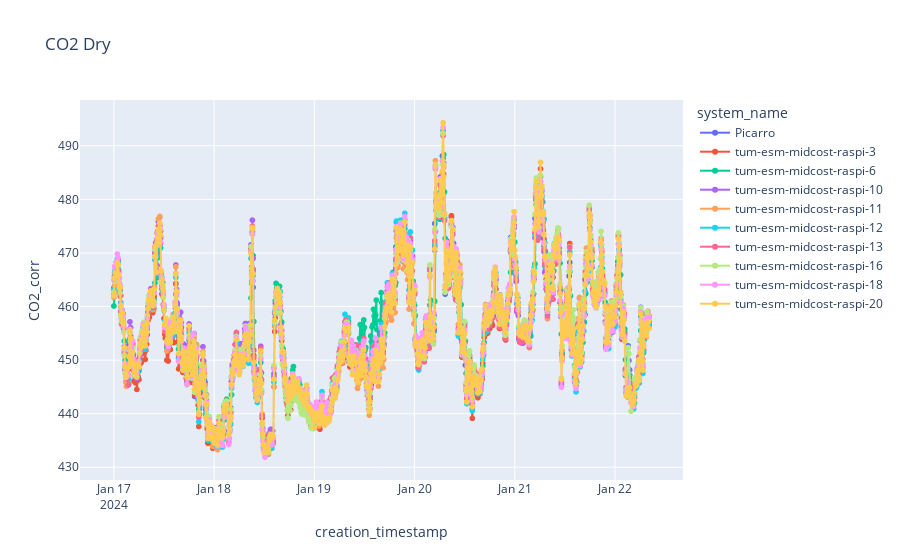
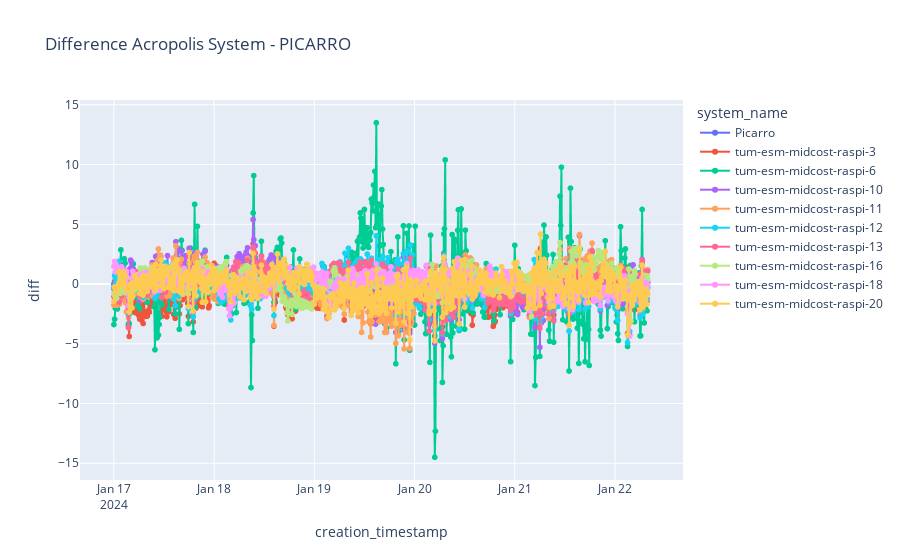
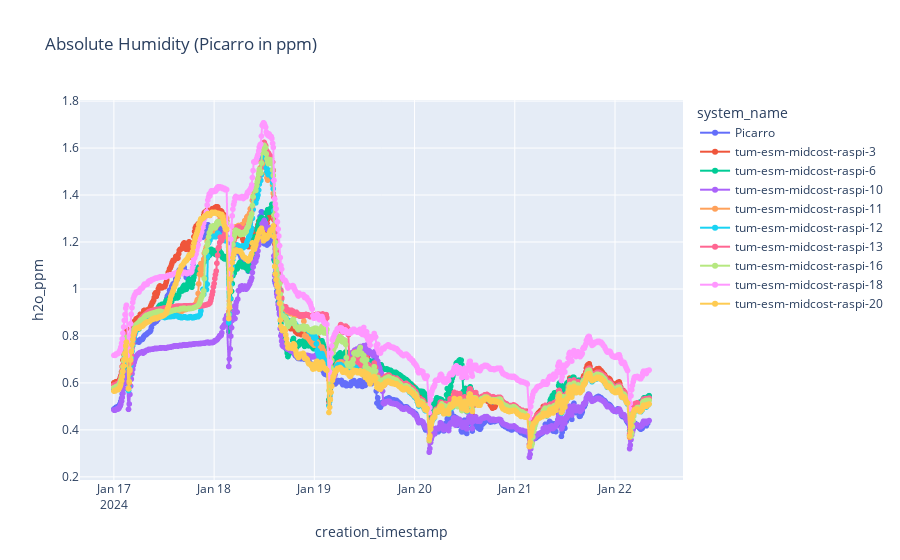

Notebook code for these charts, in order:
### Code cell
import plotly.express as px

#dataframe = df_cal_corr_agg_1h
dataframe = df_cal_corr_agg_10m

fig = px.line(dataframe, x="creation_timestamp", y=f"CO2_corr", markers=True, title = "CO2 Dry", color="system_name")
fig.show()

fig = px.line(dataframe, x="creation_timestamp", y=f"diff", markers=True, title = "Difference Acropolis System - PICARRO", color="system_name")
fig.show()

fig = px.line(dataframe, x="creation_timestamp", y=f"h2o_ppm", markers=True, title = "Absolute Humidity (Picarro in ppm)", color="system_name")
fig.show()

### Figure 1 — Plotly figure (JSON) as saved in the notebook; plotly's stock layout.template omitted (floating-point values rounded to 4 significant figures; data arrays with more than 128 entries replaced by an {"elided": "..."} marker saying what was removed)
{"data": [{"hovertemplate": "system_name=Picarro<br>creation_timestamp=%{x}<br>CO2_corr=%{y}<extra></extra>", "legendgroup": "Picarro", "line": {"color": "#636efa", "dash": "solid"}, "marker": {"symbol": "circle"}, "mode": "lines+markers", "name": "Picarro", "showlegend": true, "type": "scattergl", "x": {"elided": "768 str values"}, "xaxis": "x", "y": {"elided": "768 float values"}, "yaxis": "y"}, {"hovertemplate": "system_name=tum-esm-midcost-raspi-3<br>creation_timestamp=%{x}<br>CO2_corr=%{y}<extra></extra>", "legendgroup": "tum-esm-midcost-raspi-3", "line": {"color": "#EF553B", "dash": "solid"}, "marker": {"symbol": "circle"}, "mode": "lines+markers", "name": "tum-esm-midcost-raspi-3", "showlegend": true, "type": "scattergl", "x": {"elided": "757 str values"}, "xaxis": "x", "y": {"elided": "757 float values"}, "yaxis": "y"}, {"hovertemplate": "system_name=tum-esm-midcost-raspi-6<br>creation_timestamp=%{x}<br>CO2_corr=%{y}<extra></extra>", "legendgroup": "tum-esm-midcost-raspi-6", "line": {"color": "#00cc96", "dash": "solid"}, "marker": {"symbol": "circle"}, "mode": "lines+markers", "name": "tum-esm-midcost-raspi-6", "showlegend": true, "type": "scattergl", "x": {"elided": "757 str values"}, "xaxis": "x", "y": {"elided": "757 float values"}, "yaxis": "y"}, {"hovertemplate": "system_name=tum-esm-midcost-raspi-10<br>creation_timestamp=%{x}<br>CO2_corr=%{y}<extra></extra>", "legendgroup": "tum-esm-midcost-raspi-10", "line": {"color": "#ab63fa", "dash": "solid"}, "marker": {"symbol": "circle"}, "mode": "lines+markers", "name": "tum-esm-midcost-raspi-10", "showlegend": true, "type": "scattergl", "x": {"elided": "758 str values"}, "xaxis": "x", "y": {"elided": "758 float values"}, "yaxis": "y"}, {"hovertemplate": "system_name=tum-esm-midcost-raspi-11<br>creation_timestamp=%{x}<br>CO2_corr=%{y}<extra></extra>", "legendgroup": "tum-esm-midcost-raspi-11", "line": {"color": "#FFA15A", "dash": "solid"}, "marker": {"symbol": "circle"}, "mode": "lines+markers", "name": "tum-esm-midcost-raspi-11", "showlegend": true, "type": "scattergl", "x": {"elided": "758 str values"}, "xaxis": "x", "y": {"elided": "758 float values"}, "yaxis": "y"}, {"hovertemplate": "system_name=tum-esm-midcost-raspi-12<br>creation_timestamp=%{x}<br>CO2_corr=%{y}<extra></extra>", "legendgroup": "tum-esm-midcost-raspi-12", "line": {"color": "#19d3f3", "dash": "solid"}, "marker": {"symbol": "circle"}, "mode": "lines+markers", "name": "tum-esm-midcost-raspi-12", "showlegend": true, "type": "scattergl", "x": {"elided": "758 str values"}, "xaxis": "x", "y": {"elided": "758 float values"}, "yaxis": "y"}, {"hovertemplate": "system_name=tum-esm-midcost-raspi-13<br>creation_timestamp=%{x}<br>CO2_corr=%{y}<extra></extra>", "legendgroup": "tum-esm-midcost-raspi-13", "line": {"color": "#FF6692", "dash": "solid"}, "marker": {"symbol": "circle"}, "mode": "lines+markers", "name": "tum-esm-midcost-raspi-13", "showlegend": true, "type": "scattergl", "x": {"elided": "758 str values"}, "xaxis": "x", "y": {"elided": "758 float values"}, "yaxis": "y"}, {"hovertemplate": "system_name=tum-esm-midcost-raspi-16<br>creation_timestamp=%{x}<br>CO2_corr=%{y}<extra></extra>", "legendgroup": "tum-esm-midcost-raspi-16", "line": {"color": "#B6E880", "dash": "solid"}, "marker": {"symbol": "circle"}, "mode": "lines+markers", "name": "tum-esm-midcost-raspi-16", "showlegend": true, "type": "scattergl", "x": {"elided": "758 str values"}, "xaxis": "x", "y": {"elided": "758 float values"}, "yaxis": "y"}, {"hovertemplate": "system_name=tum-esm-midcost-raspi-18<br>creation_timestamp=%{x}<br>CO2_corr=%{y}<extra></extra>", "legendgroup": "tum-esm-midcost-raspi-18", "line": {"color": "#FF97FF", "dash": "solid"}, "marker": {"symbol": "circle"}, "mode": "lines+markers", "name": "tum-esm-midcost-raspi-18", "showlegend": true, "type": "scattergl", "x": {"elided": "758 str values"}, "xaxis": "x", "y": {"elided": "758 float values"}, "yaxis": "y"}, {"hovertemplate": "system_name=tum-esm-midcost-raspi-20<br>creation_timestamp=%{x}<br>CO2_corr=%{y}<extra></extra>", "legendgroup": "tum-esm-midcost-raspi-20", "line": {"color": "#FECB52", "dash": "solid"}, "marker": {"symbol": "circle"}, "mode": "lines+markers", "name": "tum-esm-midcost-raspi-20", "showlegend": true, "type": "scattergl", "x": {"elided": "758 str values"}, "xaxis": "x", "y": {"elided": "758 float values"}, "yaxis": "y"}], "layout": {"legend": {"title": {"text": "system_name"}, "tracegroupgap": 0}, "title": {"text": "CO2 Dry"}, "xaxis": {"anchor": "y", "domain": [0, 1], "title": {"text": "creation_timestamp"}}, "yaxis": {"anchor": "x", "domain": [0, 1], "title": {"text": "CO2_corr"}}}}

### Figure 2 — Plotly figure (JSON) as saved in the notebook; plotly's stock layout.template omitted (floating-point values rounded to 4 significant figures; data arrays with more than 128 entries replaced by an {"elided": "..."} marker saying what was removed)
{"data": [{"hovertemplate": "system_name=Picarro<br>creation_timestamp=%{x}<br>diff=%{y}<extra></extra>", "legendgroup": "Picarro", "line": {"color": "#636efa", "dash": "solid"}, "marker": {"symbol": "circle"}, "mode": "lines+markers", "name": "Picarro", "showlegend": true, "type": "scattergl", "x": {"elided": "768 str values"}, "xaxis": "x", "y": {"elided": "768 int values"}, "yaxis": "y"}, {"hovertemplate": "system_name=tum-esm-midcost-raspi-3<br>creation_timestamp=%{x}<br>diff=%{y}<extra></extra>", "legendgroup": "tum-esm-midcost-raspi-3", "line": {"color": "#EF553B", "dash": "solid"}, "marker": {"symbol": "circle"}, "mode": "lines+markers", "name": "tum-esm-midcost-raspi-3", "showlegend": true, "type": "scattergl", "x": {"elided": "757 str values"}, "xaxis": "x", "y": {"elided": "757 float values"}, "yaxis": "y"}, {"hovertemplate": "system_name=tum-esm-midcost-raspi-6<br>creation_timestamp=%{x}<br>diff=%{y}<extra></extra>", "legendgroup": "tum-esm-midcost-raspi-6", "line": {"color": "#00cc96", "dash": "solid"}, "marker": {"symbol": "circle"}, "mode": "lines+markers", "name": "tum-esm-midcost-raspi-6", "showlegend": true, "type": "scattergl", "x": {"elided": "757 str values"}, "xaxis": "x", "y": {"elided": "757 float values"}, "yaxis": "y"}, {"hovertemplate": "system_name=tum-esm-midcost-raspi-10<br>creation_timestamp=%{x}<br>diff=%{y}<extra></extra>", "legendgroup": "tum-esm-midcost-raspi-10", "line": {"color": "#ab63fa", "dash": "solid"}, "marker": {"symbol": "circle"}, "mode": "lines+markers", "name": "tum-esm-midcost-raspi-10", "showlegend": true, "type": "scattergl", "x": {"elided": "758 str values"}, "xaxis": "x", "y": {"elided": "758 float values"}, "yaxis": "y"}, {"hovertemplate": "system_name=tum-esm-midcost-raspi-11<br>creation_timestamp=%{x}<br>diff=%{y}<extra></extra>", "legendgroup": "tum-esm-midcost-raspi-11", "line": {"color": "#FFA15A", "dash": "solid"}, "marker": {"symbol": "circle"}, "mode": "lines+markers", "name": "tum-esm-midcost-raspi-11", "showlegend": true, "type": "scattergl", "x": {"elided": "758 str values"}, "xaxis": "x", "y": {"elided": "758 float values"}, "yaxis": "y"}, {"hovertemplate": "system_name=tum-esm-midcost-raspi-12<br>creation_timestamp=%{x}<br>diff=%{y}<extra></extra>", "legendgroup": "tum-esm-midcost-raspi-12", "line": {"color": "#19d3f3", "dash": "solid"}, "marker": {"symbol": "circle"}, "mode": "lines+markers", "name": "tum-esm-midcost-raspi-12", "showlegend": true, "type": "scattergl", "x": {"elided": "758 str values"}, "xaxis": "x", "y": {"elided": "758 float values"}, "yaxis": "y"}, {"hovertemplate": "system_name=tum-esm-midcost-raspi-13<br>creation_timestamp=%{x}<br>diff=%{y}<extra></extra>", "legendgroup": "tum-esm-midcost-raspi-13", "line": {"color": "#FF6692", "dash": "solid"}, "marker": {"symbol": "circle"}, "mode": "lines+markers", "name": "tum-esm-midcost-raspi-13", "showlegend": true, "type": "scattergl", "x": {"elided": "758 str values"}, "xaxis": "x", "y": {"elided": "758 float values"}, "yaxis": "y"}, {"hovertemplate": "system_name=tum-esm-midcost-raspi-16<br>creation_timestamp=%{x}<br>diff=%{y}<extra></extra>", "legendgroup": "tum-esm-midcost-raspi-16", "line": {"color": "#B6E880", "dash": "solid"}, "marker": {"symbol": "circle"}, "mode": "lines+markers", "name": "tum-esm-midcost-raspi-16", "showlegend": true, "type": "scattergl", "x": {"elided": "758 str values"}, "xaxis": "x", "y": {"elided": "758 float values"}, "yaxis": "y"}, {"hovertemplate": "system_name=tum-esm-midcost-raspi-18<br>creation_timestamp=%{x}<br>diff=%{y}<extra></extra>", "legendgroup": "tum-esm-midcost-raspi-18", "line": {"color": "#FF97FF", "dash": "solid"}, "marker": {"symbol": "circle"}, "mode": "lines+markers", "name": "tum-esm-midcost-raspi-18", "showlegend": true, "type": "scattergl", "x": {"elided": "758 str values"}, "xaxis": "x", "y": {"elided": "758 float values"}, "yaxis": "y"}, {"hovertemplate": "system_name=tum-esm-midcost-raspi-20<br>creation_timestamp=%{x}<br>diff=%{y}<extra></extra>", "legendgroup": "tum-esm-midcost-raspi-20", "line": {"color": "#FECB52", "dash": "solid"}, "marker": {"symbol": "circle"}, "mode": "lines+markers", "name": "tum-esm-midcost-raspi-20", "showlegend": true, "type": "scattergl", "x": {"elided": "758 str values"}, "xaxis": "x", "y": {"elided": "758 float values"}, "yaxis": "y"}], "layout": {"legend": {"title": {"text": "system_name"}, "tracegroupgap": 0}, "title": {"text": "Difference Acropolis System - PICARRO"}, "xaxis": {"anchor": "y", "domain": [0, 1], "title": {"text": "creation_timestamp"}}, "yaxis": {"anchor": "x", "domain": [0, 1], "title": {"text": "diff"}}}}

### Figure 3 — Plotly figure (JSON) as saved in the notebook; plotly's stock layout.template omitted (floating-point values rounded to 4 significant figures; data arrays with more than 128 entries replaced by an {"elided": "..."} marker saying what was removed)
{"data": [{"hovertemplate": "system_name=Picarro<br>creation_timestamp=%{x}<br>h2o_ppm=%{y}<extra></extra>", "legendgroup": "Picarro", "line": {"color": "#636efa", "dash": "solid"}, "marker": {"symbol": "circle"}, "mode": "lines+markers", "name": "Picarro", "showlegend": true, "type": "scattergl", "x": {"elided": "768 str values"}, "xaxis": "x", "y": {"elided": "768 float values"}, "yaxis": "y"}, {"hovertemplate": "system_name=tum-esm-midcost-raspi-3<br>creation_timestamp=%{x}<br>h2o_ppm=%{y}<extra></extra>", "legendgroup": "tum-esm-midcost-raspi-3", "line": {"color": "#EF553B", "dash": "solid"}, "marker": {"symbol": "circle"}, "mode": "lines+markers", "name": "tum-esm-midcost-raspi-3", "showlegend": true, "type": "scattergl", "x": {"elided": "757 str values"}, "xaxis": "x", "y": {"elided": "757 float values"}, "yaxis": "y"}, {"hovertemplate": "system_name=tum-esm-midcost-raspi-6<br>creation_timestamp=%{x}<br>h2o_ppm=%{y}<extra></extra>", "legendgroup": "tum-esm-midcost-raspi-6", "line": {"color": "#00cc96", "dash": "solid"}, "marker": {"symbol": "circle"}, "mode": "lines+markers", "name": "tum-esm-midcost-raspi-6", "showlegend": true, "type": "scattergl", "x": {"elided": "757 str values"}, "xaxis": "x", "y": {"elided": "757 float values"}, "yaxis": "y"}, {"hovertemplate": "system_name=tum-esm-midcost-raspi-10<br>creation_timestamp=%{x}<br>h2o_ppm=%{y}<extra></extra>", "legendgroup": "tum-esm-midcost-raspi-10", "line": {"color": "#ab63fa", "dash": "solid"}, "marker": {"symbol": "circle"}, "mode": "lines+markers", "name": "tum-esm-midcost-raspi-10", "showlegend": true, "type": "scattergl", "x": {"elided": "758 str values"}, "xaxis": "x", "y": {"elided": "758 float values"}, "yaxis": "y"}, {"hovertemplate": "system_name=tum-esm-midcost-raspi-11<br>creation_timestamp=%{x}<br>h2o_ppm=%{y}<extra></extra>", "legendgroup": "tum-esm-midcost-raspi-11", "line": {"color": "#FFA15A", "dash": "solid"}, "marker": {"symbol": "circle"}, "mode": "lines+markers", "name": "tum-esm-midcost-raspi-11", "showlegend": true, "type": "scattergl", "x": {"elided": "758 str values"}, "xaxis": "x", "y": {"elided": "758 float values"}, "yaxis": "y"}, {"hovertemplate": "system_name=tum-esm-midcost-raspi-12<br>creation_timestamp=%{x}<br>h2o_ppm=%{y}<extra></extra>", "legendgroup": "tum-esm-midcost-raspi-12", "line": {"color": "#19d3f3", "dash": "solid"}, "marker": {"symbol": "circle"}, "mode": "lines+markers", "name": "tum-esm-midcost-raspi-12", "showlegend": true, "type": "scattergl", "x": {"elided": "758 str values"}, "xaxis": "x", "y": {"elided": "758 float values"}, "yaxis": "y"}, {"hovertemplate": "system_name=tum-esm-midcost-raspi-13<br>creation_timestamp=%{x}<br>h2o_ppm=%{y}<extra></extra>", "legendgroup": "tum-esm-midcost-raspi-13", "line": {"color": "#FF6692", "dash": "solid"}, "marker": {"symbol": "circle"}, "mode": "lines+markers", "name": "tum-esm-midcost-raspi-13", "showlegend": true, "type": "scattergl", "x": {"elided": "758 str values"}, "xaxis": "x", "y": {"elided": "758 float values"}, "yaxis": "y"}, {"hovertemplate": "system_name=tum-esm-midcost-raspi-16<br>creation_timestamp=%{x}<br>h2o_ppm=%{y}<extra></extra>", "legendgroup": "tum-esm-midcost-raspi-16", "line": {"color": "#B6E880", "dash": "solid"}, "marker": {"symbol": "circle"}, "mode": "lines+markers", "name": "tum-esm-midcost-raspi-16", "showlegend": true, "type": "scattergl", "x": {"elided": "758 str values"}, "xaxis": "x", "y": {"elided": "758 float values"}, "yaxis": "y"}, {"hovertemplate": "system_name=tum-esm-midcost-raspi-18<br>creation_timestamp=%{x}<br>h2o_ppm=%{y}<extra></extra>", "legendgroup": "tum-esm-midcost-raspi-18", "line": {"color": "#FF97FF", "dash": "solid"}, "marker": {"symbol": "circle"}, "mode": "lines+markers", "name": "tum-esm-midcost-raspi-18", "showlegend": true, "type": "scattergl", "x": {"elided": "758 str values"}, "xaxis": "x", "y": {"elided": "758 float values"}, "yaxis": "y"}, {"hovertemplate": "system_name=tum-esm-midcost-raspi-20<br>creation_timestamp=%{x}<br>h2o_ppm=%{y}<extra></extra>", "legendgroup": "tum-esm-midcost-raspi-20", "line": {"color": "#FECB52", "dash": "solid"}, "marker": {"symbol": "circle"}, "mode": "lines+markers", "name": "tum-esm-midcost-raspi-20", "showlegend": true, "type": "scattergl", "x": {"elided": "758 str values"}, "xaxis": "x", "y": {"elided": "758 float values"}, "yaxis": "y"}], "layout": {"legend": {"title": {"text": "system_name"}, "tracegroupgap": 0}, "title": {"text": "Absolute Humidity (Picarro in ppm)"}, "xaxis": {"anchor": "y", "domain": [0, 1], "title": {"text": "creation_timestamp"}}, "yaxis": {"anchor": "x", "domain": [0, 1], "title": {"text": "h2o_ppm"}}}}
